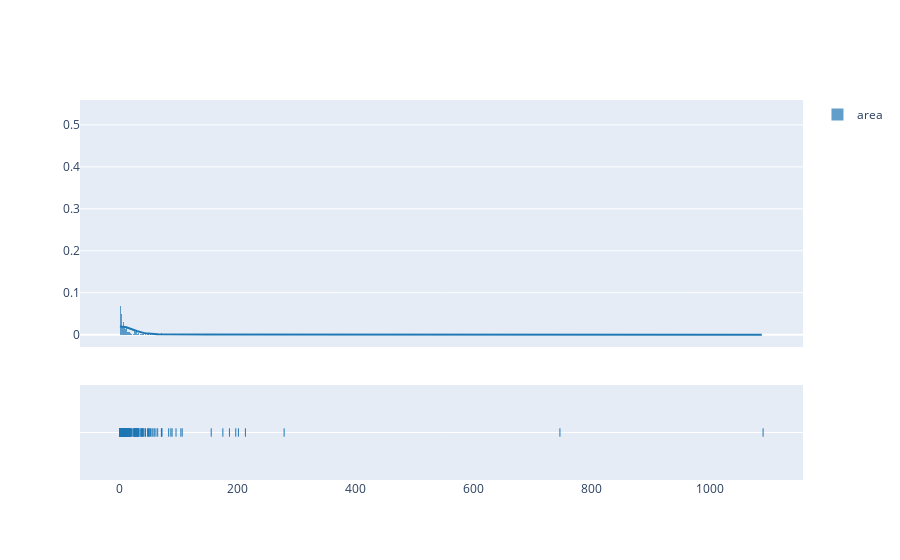

Write notebook code for a chart like this one.
### Markdown cell above
#### **Few observations:**
- In this plot how the area is changing row-wise.
- It's a normal line plot to make you understand how the area is changing (a Scatter plot could be enough.  But sometimes, line plot make more sense to people and some times scatter plot, both shows kind of same things but different way).
- This plot also shows that the target is continuous.

### Code cell
import plotly.figure_factory as ff
import numpy as np
np.random.seed(1) # for pseudo-random numbers

x = np.array(df['area']) # set the value of the x-axis
hist_data = [x]
group_labels = ['area'] # set the label of the y-axis

fig = ff.create_distplot(hist_data,group_labels )
fig.show() # showing the figure

### Figure 1 — Plotly figure (JSON) as saved in the notebook; plotly's stock layout.template omitted (floating-point values rounded to 4 significant figures; data arrays with more than 128 entries replaced by an {"elided": "..."} marker saying what was removed)
{"data": [{"autobinx": false, "histnorm": "probability density", "legendgroup": "area", "marker": {"color": "rgb(31, 119, 180)"}, "name": "area", "opacity": 0.7, "type": "histogram", "x": {"elided": "517 float values"}, "xaxis": "x", "xbins": {"end": 1091.0, "size": 1, "start": 0}, "yaxis": "y"}, {"legendgroup": "area", "marker": {"color": "rgb(31, 119, 180)"}, "mode": "lines", "name": "area", "showlegend": false, "type": "scatter", "x": {"elided": "500 float values"}, "xaxis": "x", "y": {"elided": "500 float values"}, "yaxis": "y"}, {"legendgroup": "area", "marker": {"color": "rgb(31, 119, 180)", "symbol": "line-ns-open"}, "mode": "markers", "name": "area", "showlegend": false, "type": "scatter", "x": {"elided": "517 float values"}, "xaxis": "x", "y": {"elided": "517 str values"}, "yaxis": "y2"}], "layout": {"barmode": "overlay", "hovermode": "closest", "legend": {"traceorder": "reversed"}, "xaxis": {"anchor": "y2", "domain": [0, 1], "zeroline": false}, "yaxis": {"anchor": "free", "domain": [0.35, 1], "position": 0}, "yaxis2": {"anchor": "x", "domain": [0, 0.25], "dtick": 1, "showticklabels": false}}}
